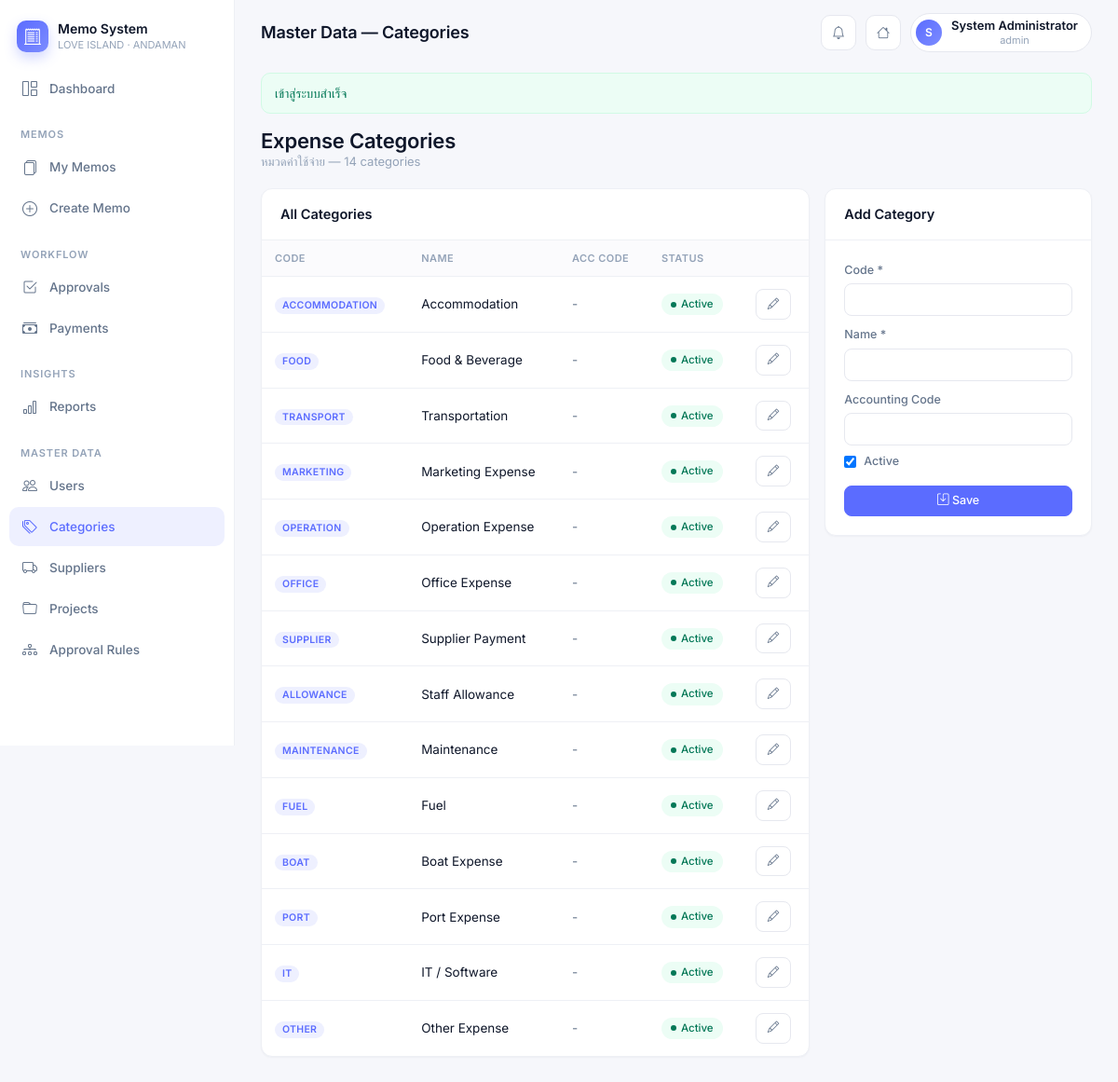
/master/categories (signed in), run on the app's committed database.
### tables this page shows
CREATE TABLE expense_categories (
    id              BIGINT PRIMARY KEY AUTO_INCREMENT,
    category_code   VARCHAR(50)  UNIQUE NOT NULL,
    category_name   VARCHAR(255) NOT NULL,
    accounting_code VARCHAR(100),
    description     TEXT,
    is_active       BOOLEAN DEFAULT TRUE,
    created_at      DATETIME DEFAULT CURRENT_TIMESTAMP,
    updated_at      DATETIME DEFAULT CURRENT_TIMESTAMP ON UPDATE CURRENT_TIMESTAMP
);

### app/controllers/MasterDataController.php (called while the page is built, shortened)
<?php
class MasterDataController extends Controller
{
    public function categories(): void
    {
        $this->view('master/categories', [
            'pageTitle'  => 'Master Data — Categories',
            'categories' => ExpenseCategory::all(),
        ]);
    }
}

### public/index.php (called while the page is built, shortened)
<?php
require __DIR__ . '/../app/core/helpers.php';
$router = new Router();
$router->get('/login',  'AuthController@showLogin');
$router->post('/login', 'AuthController@login');
$router->get('/logout', 'AuthController@logout');
$router->get('/',          'DashboardController@index');
$router->get('/dashboard', 'DashboardController@index');
$router->get('/memos',                   'MemoController@index');
$router->get('/memos/create',            'MemoController@create');
$router->post('/memos',                  'MemoController@store');
$router->get('/memos/{id}',              'MemoController@show');
$router->get('/memos/{id}/edit',         'MemoController@edit');
$router->post('/memos/{id}',             'MemoController@update');
$router->post('/memos/{id}/submit',      'MemoController@submit');
$router->post('/memos/{id}/cancel',      'MemoController@cancel');
$router->get('/memos/{id}/pdf',          'MemoController@pdf');
$router->post('/memos/{id}/items',           'MemoController@addItem');
$router->post('/memos/{id}/items/{itemId}/delete', 'MemoController@deleteItem');
$router->post('/memos/{id}/attachments',          'MemoController@uploadAttachment');
$router->post('/attachments/{id}/delete',         'MemoController@deleteAttachment');
$router->get('/approvals',                      'ApprovalController@index');
$router->post('/memos/{id}/approve',            'ApprovalController@approve');
$router->post('/memos/{id}/reject',             'ApprovalController@reject');
$router->post('/memos/{id}/revision',           'ApprovalController@revision');
$router->get('/payments',                       'PaymentController@index');
$router->get('/memos/{id}/payment',             'PaymentController@create');
$router->post('/memos/{id}/payment',            'PaymentController@store');
$router->post('/memos/{id}/close',              'PaymentController@close');
$router->get('/reports',                        'ReportController@index');
$router->get('/reports/by-company',             'ReportController@byCompany');
$router->get('/reports/by-department',          'ReportController@byDepartment');
$router->get('/reports/by-category',            'ReportController@byCategory');
$router->get('/reports/monthly',                'ReportController@monthly');
$router->get('/reports/pending-approval',       'ReportController@pendingApproval');
$router->get('/reports/pending-payment',        'ReportController@pendingPayment');
$router->get('/master/users',                   'MasterDataController@users');
$router->post('/master/users',                  'MasterDataController@saveUser');
$router->get('/master/companies',               'MasterDataController@companies');
$router->get('/master/departments',             'MasterDataController@departments');
$router->get('/master/categories',              'MasterDataController@categories');
$router->post('/master/categories',             'MasterDataController@saveCategory');
$router->get('/master/suppliers',               'MasterDataController@suppliers');
$router->post('/master/suppliers',              'MasterDataController@saveSupplier');
$router->get('/master/projects',                'MasterDataController@projects');
$router->post('/master/projects',               'MasterDataController@saveProject');
$router->get('/master/approval-rules',          'MasterDataController@approvalRules');
$router->get('/api/companies/{id}/departments', 'MasterDataController@apiDepartments');
$router->dispatch($_SERVER['REQUEST_METHOD'], $_SERVER['REQUEST_URI']);

### config/database.php (called while the page is built)
<?php
$env = static function (string $key, $default = null) {
    $val = getenv($key);
    return ($val === false || $val === '') ? $default : $val;
};
$parseUrl = static function (?string $url): ?array {
    if (!$url) return null;
    $p = parse_url($url);
    if (!$p) return null;
    return [
        'host'     => $p['host']     ?? 'localhost',
        'port'     => $p['port']     ?? 3306,
        'database' => isset($p['path']) ? ltrim($p['path'], '/') : '',
        'username' => $p['user']     ?? '',
        'password' => $p['pass']     ?? '',
    ];
};
$conn = $parseUrl($env('DATABASE_URL') ?? $env('MYSQL_URL'));
if (!$conn) {
    $conn = [
        'host'     => $env('MYSQLHOST',     $env('DB_HOST', '127.0.0.1')),
        'port'     => (int) $env('MYSQLPORT', $env('DB_PORT', 3306)),
        'database' => $env('MYSQLDATABASE', $env('DB_NAME', 'expense_memo')),
        'username' => $env('MYSQLUSER',     $env('DB_USER', 'root')),
        'password' => $env('MYSQLPASSWORD', $env('DB_PASSWORD', '')),
    ];
}
return [
    'driver'    => 'mysql',
    'host'      => $conn['host'],
    'port'      => (int) $conn['port'],
    'database'  => $conn['database'],
    'username'  => $conn['username'],
    'password'  => $conn['password'],
    'charset'   => 'utf8mb4',
    'collation' => 'utf8mb4_unicode_ci',
    'options'   => [
        PDO::ATTR_ERRMODE            => PDO::ERRMODE_EXCEPTION,
        PDO::ATTR_DEFAULT_FETCH_MODE => PDO::FETCH_ASSOC,
        PDO::ATTR_EMULATE_PREPARES   => false,
    ],
];

### app/core/Database.php (called while the page is built, shortened)
<?php
class Database
{
    private static ?PDO $pdo = null;
    public static function connection(): PDO
    {
        $cfg = require __DIR__ . '/../../config/database.php';
        $dsn = sprintf(
            '%s:host=%s;port=%d;dbname=%s;charset=%s',
            $cfg['driver'], $cfg['host'], $cfg['port'], $cfg['database'], $cfg['charset']
        );
        try {
            self::$pdo = new PDO($dsn, $cfg['username'], $cfg['password'], $cfg['options']);
        } catch (PDOException $e) {
            http_response_code(500);
            die('Database connection failed: ' . $e->getMessage());
        }
        return self::$pdo;
    }
    public static function select(string $sql, array $params = []): array
    {
        $stmt = self::connection()->prepare($sql);
        $stmt->execute($params);
        return $stmt->fetchAll();
    }
}

### app/core/Model.php (called while the page is built, shortened)
<?php
abstract class Model
{
    protected static string $table = '';
    public static function all(string $orderBy = 'id ASC'): array
    {
        return Database::select("SELECT * FROM " . static::$table . " ORDER BY $orderBy");
    }
}

### app/core/helpers.php (called while the page is built, shortened)
<?php
if (!function_exists('config')) {
    function config(string $key = null) {
        static $cfg = null;
        if ($cfg === null) $cfg = require __DIR__ . '/../../config/config.php';
        $parts = explode('.', $key);
        $val = $cfg;
        foreach ($parts as $p) $val = $val[$p] ?? null;
        return $val;
    }
}
if (!function_exists('url')) {
    function url(string $path = '/') : string {
        $base = rtrim(config('app.base_url'), '/');
        return $base . '/' . ltrim($path, '/');
    }
}
if (!function_exists('e')) {
    function e($val) : string {
        return htmlspecialchars((string) $val, ENT_QUOTES | ENT_SUBSTITUTE, 'UTF-8');
    }
}

### app/views/master/categories.php (the view, shortened to what this page needs)
<div class="page-title">
    <div>
        <h3>Expense Categories</h3>
        <div class="meta">หมวดค่าใช้จ่าย — <?= count($categories) ?> categories</div>
    </div>
</div>
<div class="row g-3">
    <div class="col-lg-8">
        <div class="emm-card">
            <div class="emm-card-header"><strong>All Categories</strong></div>
            <div class="table-responsive">
                <table class="emm-table">
                    <thead><tr><th>Code</th><th>Name</th><th>Acc Code</th><th>Status</th><th></th></tr></thead>
                    <tbody>
                        <?php foreach ($categories as $c): ?>
                            <tr>
                                <td><span class="role-tag"><?= e($c['category_code']) ?></span></td>
                                <td><?= e($c['category_name']) ?></td>
                                <td class="text-muted small"><?= e($c['accounting_code'] ?? '-') ?></td>
                                <td><?= $c['is_active'] ? '<span class="status approved">Active</span>' : '<span class="status cancelled">Inactive</span>' ?></td>
                                <td><button class="btn btn-sm btn-outline-secondary" onclick='edit(<?= json_encode($c) ?>)'><i class="bi bi-pencil"></i></button></td>
                            </tr>
                        <?php endforeach; ?>
                    </tbody>
                </table>
            </div>
        </div>
    </div>
    <div class="col-lg-4">
        <div class="emm-card">
            <div class="emm-card-header"><strong id="ttl">Add Category</strong></div>
            <form method="post" action="<?= url('/master/categories') ?>" class="emm-card-body">
                <div class="row g-2">
                    <div class="col-12"><label class="form-label">Code *</label><input name="category_code" id="category_code" class="form-control form-control-sm" required></div>
                    <div class="col-12"><label class="form-label">Name *</label><input name="category_name" id="category_name" class="form-control form-control-sm" required></div>
                    <div class="col-12"><label class="form-label">Accounting Code</label><input name="accounting_code" id="accounting_code" class="form-control form-control-sm"></div>
                    <div class="col-12"><label style="display: flex; align-items: center; gap: 8px;"><input type="checkbox" name="is_active" id="is_active" value="1" checked> <span class="form-label" style="margin: 0;">Active</span></label></div>
                </div>
                <button class="btn btn-primary btn-sm w-100 mt-3"><i class="bi bi-save"></i> Save</button>
            </form>
        </div>
    </div>
</div>

### app/core/Router.php (shortened to what this page needs)
<?php
class Router
{
    protected array $routes = [];
    private function add(string $method, string $path, $handler, array $middleware): void
    {
        $this->routes[] = [
            'method'     => $method,
            'path'       => $path,
            'handler'    => $handler,
            'middleware' => $middleware,
        ];
    }
    public function dispatch(string $method, string $uri): void
    {
        $uri = parse_url($uri, PHP_URL_PATH) ?? '/';
        foreach ($this->routes as $r) {
            if ($r['method'] !== $method) continue;
            $pattern = preg_replace('#\{([a-zA-Z_]+)\}#', '(?P<$1>[^/]+)', $r['path']);
            $pattern = '#^' . $pattern . '$#';
            if (preg_match($pattern, $uri, $matches)) {
                $params = array_filter($matches, 'is_string', ARRAY_FILTER_USE_KEY);
                $this->call($r['handler'], $params);
                return;
            }
        }
    }
    private function call($handler, array $params): void
    {
        if (is_string($handler) && str_contains($handler, '@')) {
            [$class, $method] = explode('@', $handler);
            $obj = new $fqcn();
            call_user_func_array([$obj, $method], $params);
            return;
        }
        throw new \RuntimeException('Invalid route handler');
    }
}

### app/views/layouts/main.php (style rules this page uses)
:root { --emm-bg: #f6f7fb; --emm-surface: #ffffff; --emm-surface-2: #fbfbfd; --emm-border: #e6e8ef; --emm-border-soft: #eef0f5; --emm-text: #0f172a; --emm-text-muted: #64748b; --emm-text-soft: #94a3b8; --emm-primary: #5b6cff; --emm-primary-700: #4a59e0; --emm-primary-50: #eef0ff; --emm-success: #10b981; --emm-success-50: #ecfdf5; --emm-warning: #f59e0b; --emm-warning-50: #fff7ed; --emm-danger: #ef4444; --emm-danger-50: #fef2f2; --emm-info: #06b6d4; --emm-info-50: #ecfeff; --emm-shadow-sm: 0 1px 2px rgba(15,23,42,.04); --emm-shadow: 0 1px 3px rgba(15,23,42,.06), 0 8px 24px rgba(15,23,42,.04); --emm-radius: 12px; --emm-radius-lg: 16px; }
* { box-sizing: border-box; }
html, body { background: var(--emm-bg); color: var(--emm-text); }
body { font-family: 'Inter', 'IBM Plex Sans Thai', -apple-system, BlinkMacSystemFont, "Segoe UI", "Sarabun", Arial, sans-serif; font-size: 14px; -webkit-font-smoothing: antialiased; -moz-osx-font-smoothing: grayscale; }
h1,h2,h3,h4,h5,h6 { color: var(--emm-text); font-weight: 600; letter-spacing: -.01em; }
.emm-card { background: var(--emm-surface); border: 1px solid var(--emm-border-soft); border-radius: var(--emm-radius); box-shadow: var(--emm-shadow-sm); }
.emm-card-header { padding: 16px 20px; border-bottom: 1px solid var(--emm-border-soft); display: flex; align-items: center; justify-content: space-between; }
.emm-card-header h5, .emm-card-header strong { font-size: 14.5px; font-weight: 600; margin: 0; }
.emm-card-body { padding: 20px; }
.btn { font-weight: 500; font-size: 13.5px; border-radius: 10px; padding: 8px 16px; transition: all .15s ease; border: 1px solid transparent; }
.btn-primary { background: var(--emm-primary); border-color: var(--emm-primary); color: #fff; }
.btn-outline-secondary { color: var(--emm-text-muted); border-color: var(--emm-border); background: var(--emm-surface); }
.btn-sm { padding: 6px 12px; font-size: 12.5px; border-radius: 8px; }
.form-control, .form-select { border: 1px solid var(--emm-border); border-radius: 10px; font-size: 13.5px; padding: 9px 12px; background: var(--emm-surface); color: var(--emm-text); }
.form-control-sm, .form-select-sm { padding: 7px 10px; font-size: 12.5px; border-radius: 8px; }
.form-label { font-size: 12.5px; font-weight: 500; color: var(--emm-text-muted); margin-bottom: 5px; }
.emm-table { width: 100%; border-collapse: separate; border-spacing: 0; }
.emm-table thead th { background: var(--emm-surface-2); color: var(--emm-text-soft); font-size: 11px; font-weight: 600; text-transform: uppercase; letter-spacing: .04em; padding: 11px 14px; border-bottom: 1px solid var(--emm-border-soft); text-align: left; }
.emm-table tbody td { padding: 13px 14px; border-bottom: 1px solid var(--emm-border-soft); font-size: 13.5px; color: var(--emm-text); vertical-align: middle; }
.emm-table tbody tr:last-child td { border-bottom: 0; }
.status { display: inline-flex; align-items: center; gap: 5px; padding: 3px 10px; border-radius: 999px; font-size: 11.5px; font-weight: 500; background: var(--emm-bg); color: var(--emm-text-muted); }
.status::before { content: ''; width: 6px; height: 6px; border-radius: 50%; background: currentColor; }
.status.approved { background: var(--emm-success-50); color: #047857; }
.role-tag { display: inline-block; padding: 1px 8px; border-radius: 999px; font-size: 10.5px; font-weight: 600; text-transform: uppercase; letter-spacing: .03em; background: var(--emm-primary-50); color: var(--emm-primary); }
.page-title { display: flex; align-items: center; justify-content: space-between; margin: 8px 0 18px; }
.page-title h3 { font-size: 22px; font-weight: 600; margin: 0; letter-spacing: -.01em; }
.page-title .meta { font-size: 13px; color: var(--emm-text-soft); }
.text-muted { color: var(--emm-text-muted) !important; }

### data on the page
expense_categories: category_code "ACCOMMODATION", category_name "Accommodation", accounting_code "-", is_active "Active"
expense_categories: category_code "FOOD", category_name "Food & Beverage", accounting_code "-", is_active "Active"
expense_categories: category_code "TRANSPORT", category_name "Transportation", accounting_code "-", is_active "Active"
expense_categories: category_code "MARKETING", category_name "Marketing Expense", accounting_code "-", is_active "Active"
expense_categories: category_code "OPERATION", category_name "Operation Expense", accounting_code "-", is_active "Active"
expense_categories: category_code "OFFICE", category_name "Office Expense", accounting_code "-", is_active "Active"
expense_categories: category_code "SUPPLIER", category_name "Supplier Payment", accounting_code "-", is_active "Active"
expense_categories: category_code "ALLOWANCE", category_name "Staff Allowance", accounting_code "-", is_active "Active"
expense_categories: category_code "MAINTENANCE", category_name "Maintenance", accounting_code "-", is_active "Active"
expense_categories: category_code "FUEL", category_name "Fuel", accounting_code "-", is_active "Active"
expense_categories: category_code "BOAT", category_name "Boat Expense", accounting_code "-", is_active "Active"
expense_categories: category_code "PORT", category_name "Port Expense", accounting_code "-", is_active "Active"
expense_categories: category_code "IT", category_name "IT / Software", accounting_code "-", is_active "Active"
expense_categories: category_code "OTHER", category_name "Other Expense", accounting_code "-", is_active "Active"

### other printed values
$msg "เข้าสู่ระบบสำเร็จ"
